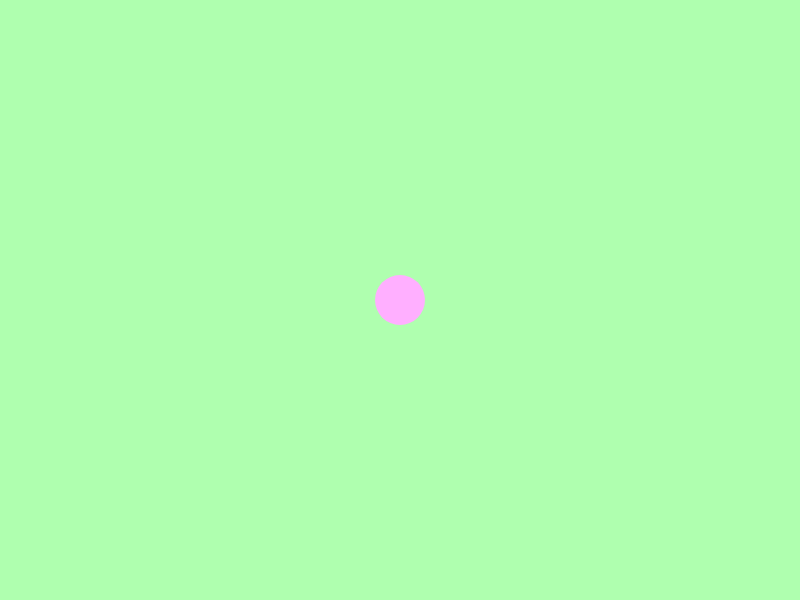
Frame 1 (no input)
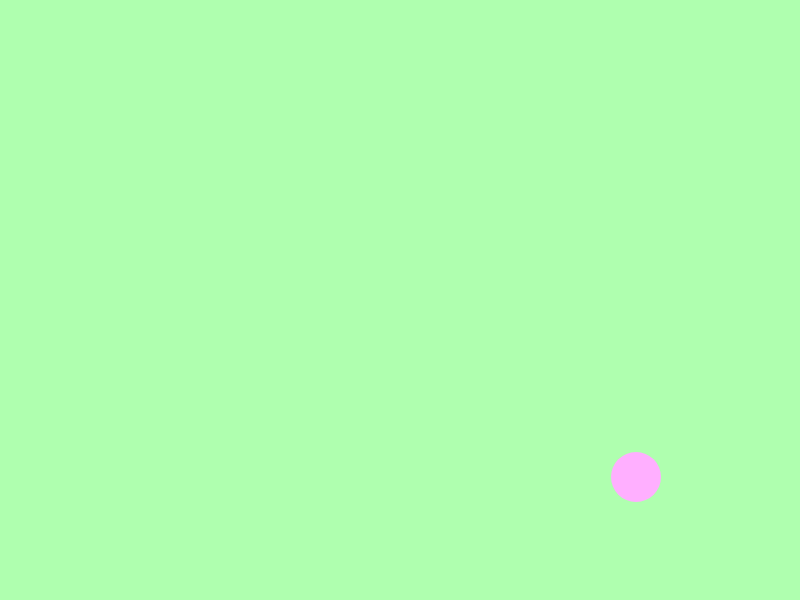
Frame 60 (no input)
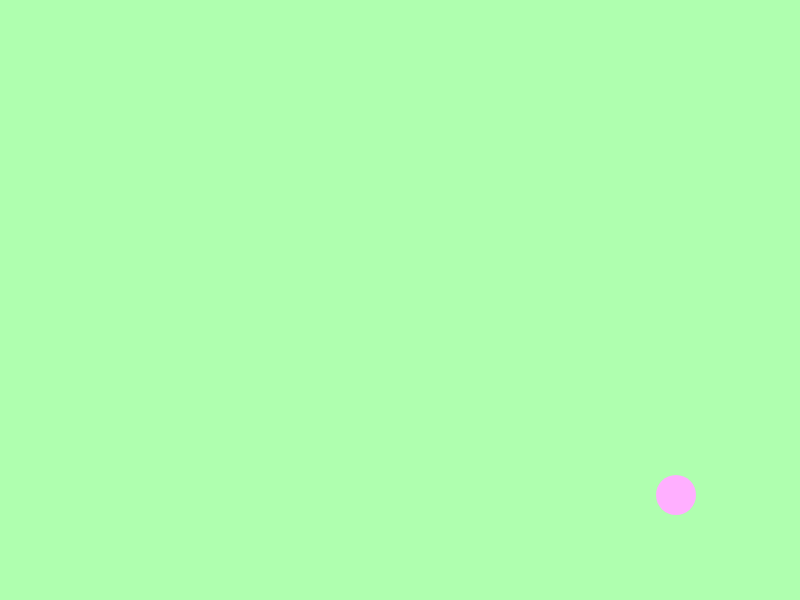
Frame 120 (the mouse pressed at the canvas centre since frame 60)

The p5.js sketch that drew these frames (run headless with seeded random() and noise() and a simulated clock; from frame 60 on, the mouse is pressed at the canvas centre):

// p5.js sketch
// ── sketch.js
var posX;
var speedX;

var posY;
var speedY;

var diameter;

function setup() {
  // put setup code here
  createCanvas(800, 600);
  background(175, 255, 175);
  
  posX = width/2;
  speedX = 4;

  posY = height/2;
  speedY = 3;

  diameter = 50;
}

function draw() {
  // put drawing code here
  background(175, 255, 175);

  noStroke();
  fill(275,175,255);

  ellipse(posX,posY,diameter);

  if (posX > (width - 25)|| posX < 25){
  	speedX = speedX * -1;
  }
  posX = posX + speedX;

  if (posY > (height - 25) || posY < 25){
  	speedY = speedY * -1;
  }
  posY = posY + speedY;
}


function mousePressed(){

	var theDistance = dist(mouseX, mouseY, posX, posY);
	if (theDistance < diameter/2){
		diameter += 10;
	}
	else{
		diameter -= 10;		
	}
}














// ── sketch_objects.js
var bouncingBalls = [];

function setup() {
  createCanvas(800, 600);
  background(175, 255, 175);

  for (var i = 0; i < 10; i++){
    var posX = random(50,width-50);
    var posY = random(50,height-50);
    var diameter = random(50,100);
    var speedX = random(-5,5);
    var speedY = random(-5,5);

    var aBall = new BouncingBall(posX, posY, diameter, speedX, speedY, i);
    bouncingBalls.push(aBall);
  }
}

function draw() {
  background(175, 255, 175);
  for (var i = 0; i < bouncingBalls.length; i++){
    bouncingBalls[i].draw();
    bouncingBalls[i].update();
  }
}

function mousePressed(){
  for (var i = 0; i < bouncingBalls.length; i++){
    bouncingBalls[i].clicked();
  }
}

//Bouncing Ball Class
function BouncingBall(posX, posY, diameter, speedX, speedY, num){

  this.num = num;

  this.posX = posX;
  this.posY = posY;
  this.diameter = diameter;

  this.speedX = speedX;
  this.speedY = speedY;

  //fill color values
  this.r = random(0,255);
  this.g = random(0,255);
  this.b = random(0,255);

  this.draw = function(){
    noStroke();
    fill(this.r, this.g, this.b);
    ellipse(this.posX, this.posY, this.diameter);
  };

  this.update = function(){
    if (this.posX > (width - this.diameter/2)|| this.posX < this.diameter/2){
      this.speedX = this.speedX * -1;
    }
    this.posX = this.posX + this.speedX;

    if (this.posY > (height - this.diameter/2) || this.posY < this.diameter/2){
      this.speedY = this.speedY * -1;
    }
    this.posY = this.posY + this.speedY;
  };

  this.clicked = function(){
    var theDistance = dist(mouseX, mouseY, this.posX, this.posY);
    if (theDistance < this.diameter/2){
        console.log(this.num);
        console.log(this);

        var theSpan = document.getElementById('the-num');
        theSpan.innerHTML = this.num;
    }
  };
}
